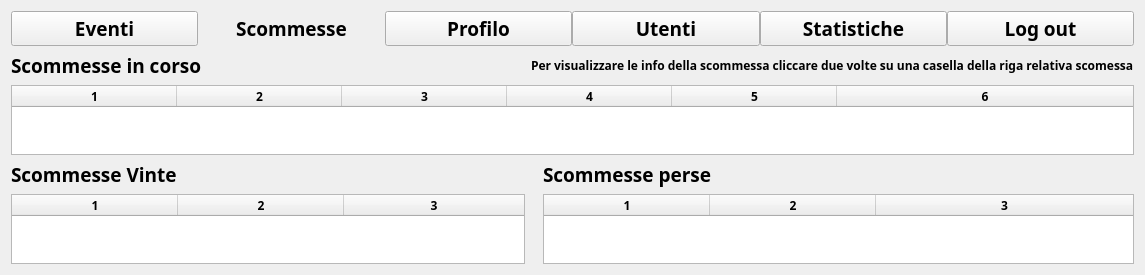
      <widget class="QWidget" name="AdminBets">
       <layout class="QGridLayout" name="gridLayout_7">
        <item row="1" column="1" colspan="3">
         <widget class="QLabel" name="label_8">
          <property name="font">
           <font>
            <family>Bahnschrift SemiBold</family>
            <pointsize>9</pointsize>
            <weight>75</weight>
            <bold>true</bold>
           </font>
          </property>
          <property name="text">
           <string>Per visualizzare le info della scommessa cliccare due volte su una casella della riga relativa scomessa</string>
          </property>
         </widget>
        </item>
        <item row="3" column="3">
         <widget class="QLabel" name="AdminBets_fbets_tbl_title">
          <property name="font">
           <font>
            <family>Bahnschrift SemiBold</family>
            <pointsize>14</pointsize>
            <weight>75</weight>
            <bold>true</bold>
           </font>
          </property>
          <property name="text">
           <string>Scommesse perse</string>
          </property>
         </widget>
        </item>
        <item row="2" column="0" colspan="4">
         <widget class="QTableWidget" name="AdminBets_Bets_tbl">
          <property name="font">
           <font>
            <family>Bahnschrift SemiBold</family>
            <weight>75</weight>
            <bold>true</bold>
           </font>
          </property>
          <property name="sizeAdjustPolicy">
           <enum>QAbstractScrollArea::AdjustToContents</enum>
          </property>
          <property name="editTriggers">
           <set>QAbstractItemView::NoEditTriggers</set>
          </property>
          <property name="columnCount">
           <number>6</number>
          </property>
          <attribute name="horizontalHeaderCascadingSectionResizes">
           <bool>true</bool>
          </attribute>
          <attribute name="horizontalHeaderDefaultSectionSize">
           <number>165</number>
          </attribute>
          <attribute name="horizontalHeaderMinimumSectionSize">
           <number>39</number>
          </attribute>
          <attribute name="horizontalHeaderStretchLastSection">
           <bool>true</bool>
          </attribute>
          <attribute name="verticalHeaderVisible">
           <bool>false</bool>
          </attribute>
          <attribute name="verticalHeaderCascadingSectionResizes">
           <bool>true</bool>
          </attribute>
          <attribute name="verticalHeaderStretchLastSection">
           <bool>false</bool>
          </attribute>
          <column/>
          <column/>
          <column/>
          <column/>
          <column/>
          <column/>
         </widget>
        </item>
        <item row="1" column="0">
         <widget class="QLabel" name="AdminBets_bets_tbl_title">
          <property name="font">
           <font>
            <family>Bahnschrift SemiBold</family>
            <pointsize>14</pointsize>
            <weight>75</weight>
            <bold>true</bold>
           </font>
          </property>
          <property name="text">
           <string>Scommesse in corso</string>
          </property>
         </widget>
        </item>
        <item row="4" column="3">
         <widget class="QTableWidget" name="AdminBets_Fbets_tbl">
          <property name="font">
           <font>
            <family>Bahnschrift SemiBold</family>
            <weight>75</weight>
            <bold>true</bold>
           </font>
          </property>
          <property name="sizeAdjustPolicy">
           <enum>QAbstractScrollArea::AdjustToContents</enum>
          </property>
          <property name="editTriggers">
           <set>QAbstractItemView::NoEditTriggers</set>
          </property>
          <property name="columnCount">
           <number>3</number>
          </property>
          <attribute name="horizontalHeaderCascadingSectionResizes">
           <bool>true</bool>
          </attribute>
          <attribute name="horizontalHeaderDefaultSectionSize">
           <number>166</number>
          </attribute>
          <attribute name="horizontalHeaderStretchLastSection">
           <bool>true</bool>
          </attribute>
          <attribute name="verticalHeaderVisible">
           <bool>false</bool>
          </attribute>
          <attribute name="verticalHeaderDefaultSectionSize">
           <number>39</number>
          </attribute>
          <column/>
          <column/>
          <column/>
         </widget>
        </item>
        <item row="0" column="0" colspan="4">
         <layout class="QHBoxLayout" name="MenuLayoutAdminBets">
          <property name="spacing">
           <number>0</number>
          </property>
          <property name="sizeConstraint">
           <enum>QLayout::SetDefaultConstraint</enum>
          </property>
          <item>
           <widget class="QPushButton" name="AdminBets_to_Event_page_btn">
            <property name="font">
             <font>
              <family>Bahnschrift SemiBold</family>
              <pointsize>14</pointsize>
              <weight>75</weight>
              <bold>true</bold>
             </font>
            </property>
            <property name="text">
             <string>Eventi</string>
            </property>
            <property name="autoDefault">
             <bool>false</bool>
            </property>
            <property name="default">
             <bool>false</bool>
            </property>
            <property name="flat">
             <bool>false</bool>
            </property>
           </widget>
          </item>
          <item>
           <widget class="QPushButton" name="AdminBets_to_Bets_page_btn">
            <property name="font">
             <font>
              <family>Bahnschrift SemiBold</family>
              <pointsize>14</pointsize>
              <weight>75</weight>
              <bold>true</bold>
             </font>
            </property>
            <property name="text">
             <string>Scommesse</string>
            </property>
            <property name="flat">
             <bool>true</bool>
            </property>
           </widget>
          </item>
          <item>
           <widget class="QPushButton" name="AdminBets_to_profile_page_btn">
            <property name="font">
             <font>
              <family>Bahnschrift SemiBold</family>
              <pointsize>14</pointsize>
              <weight>75</weight>
              <bold>true</bold>
             </font>
            </property>
            <property name="text">
             <string>Profilo</string>
            </property>
            <property name="flat">
             <bool>false</bool>
            </property>
           </widget>
          </item>
          <item>
           <widget class="QPushButton" name="AdminBets_to_Users_page_btn">
            <property name="font">
             <font>
              <family>Bahnschrift SemiBold</family>
              <pointsize>14</pointsize>
              <weight>75</weight>
              <bold>true</bold>
             </font>
            </property>
            <property name="autoFillBackground">
             <bool>false</bool>
            </property>
            <property name="text">
             <string>Utenti</string>
            </property>
           </widget>
          </item>
          <item>
           <widget class="QPushButton" name="AdminBets_to_Stats_page_btn">
            <property name="font">
             <font>
              <family>Bahnschrift SemiBold</family>
              <pointsize>14</pointsize>
              <weight>75</weight>
              <bold>true</bold>
             </font>
            </property>
            <property name="text">
             <string>Statistiche</string>
            </property>
           </widget>
          </item>
          <item>
           <widget class="QPushButton" name="AdminBets_LogOut_btn">
            <property name="font">
             <font>
              <family>Bahnschrift SemiBold</family>
              <pointsize>14</pointsize>
              <weight>75</weight>
              <bold>true</bold>
             </font>
            </property>
            <property name="text">
             <string>Log out</string>
            </property>
           </widget>
          </item>
         </layout>
        </item>
        <item row="4" column="0">
         <widget class="QTableWidget" name="AdminBets_Wbets_tbl">
          <property name="font">
           <font>
            <family>Bahnschrift SemiBold</family>
            <weight>75</weight>
            <bold>true</bold>
           </font>
          </property>
          <property name="sizeAdjustPolicy">
           <enum>QAbstractScrollArea::AdjustToContents</enum>
          </property>
          <property name="editTriggers">
           <set>QAbstractItemView::NoEditTriggers</set>
          </property>
          <property name="columnCount">
           <number>3</number>
          </property>
          <attribute name="horizontalHeaderCascadingSectionResizes">
           <bool>true</bool>
          </attribute>
          <attribute name="horizontalHeaderDefaultSectionSize">
           <number>166</number>
          </attribute>
          <attribute name="horizontalHeaderStretchLastSection">
           <bool>true</bool>
          </attribute>
          <attribute name="verticalHeaderVisible">
           <bool>false</bool>
          </attribute>
          <attribute name="verticalHeaderDefaultSectionSize">
           <number>39</number>
          </attribute>
          <column/>
          <column/>
          <column/>
         </widget>
        </item>
        <item row="3" column="0">
         <widget class="QLabel" name="AdminBets_wbets_tbl_title">
          <property name="font">
           <font>
            <family>Bahnschrift SemiBold</family>
            <pointsize>14</pointsize>
            <weight>75</weight>
            <bold>true</bold>
           </font>
          </property>
          <property name="text">
           <string>Scommesse Vinte</string>
          </property>
         </widget>
        </item>
       </layout>
      </widget>
